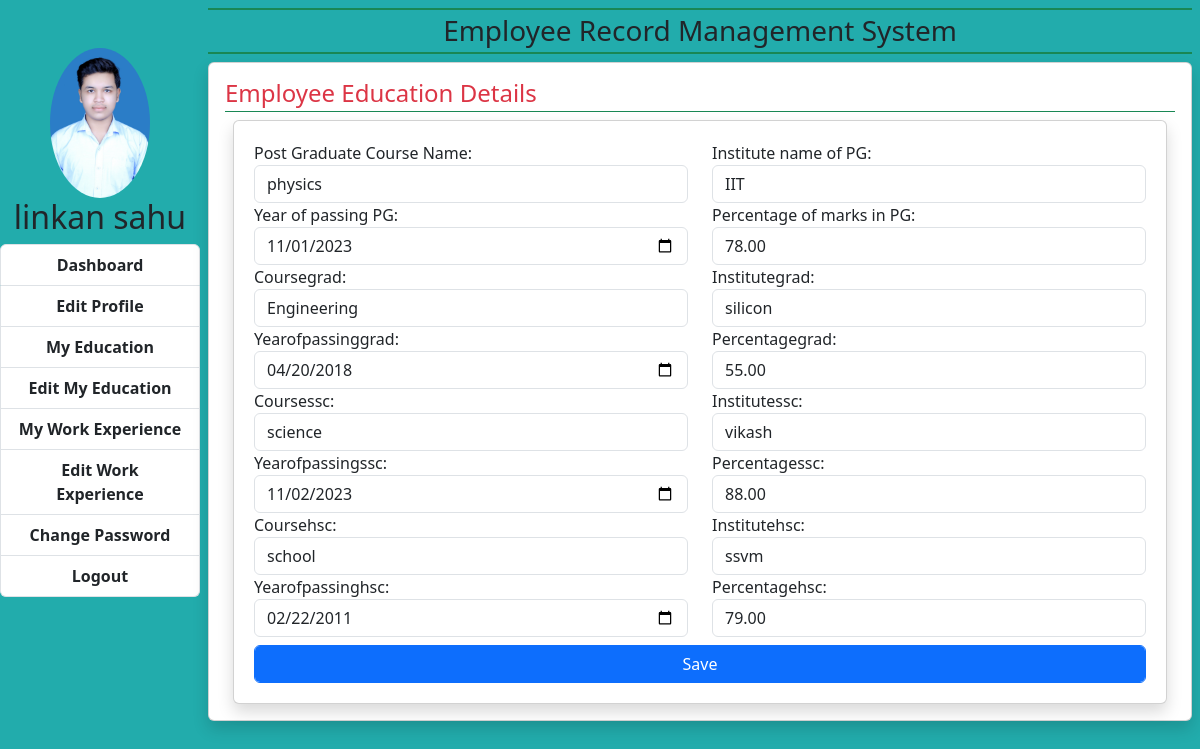
The app's page /employee/education/ (signed in) with its own data.
### employee/models.py (models this page shows, shortened)
class EmployeeEducationDetail(models.Model):
    user=models.OneToOneField(User,on_delete=models.CASCADE)
    coursepg=models.CharField(max_length=100,null=True)
    institutepg=models.CharField(max_length=200,null=True)
    yearofpassingpg=models.DateField(null=True)
    percentagepg=models.DecimalField(max_digits=5,decimal_places=2,null=True)
    coursegrad=models.CharField(max_length=100,null=True)
    institutegrad=models.CharField(max_length=200,null=True)
    yearofpassinggrad=models.DateField(null=True)
    percentagegrad=models.DecimalField(max_digits=5,decimal_places=2,null=True)
    coursessc=models.CharField(max_length=100,null=True)
    institutessc=models.CharField(max_length=200,null=True)
    yearofpassingssc=models.DateField(null=True)
    percentagessc=models.DecimalField(max_digits=5,decimal_places=2,null=True)
    coursehsc=models.CharField(max_length=100,null=True)
    institutehsc=models.CharField(max_length=200,null=True)
    yearofpassinghsc=models.DateField(null=True)
    percentagehsc=models.DecimalField(max_digits=5,decimal_places=2,null=True)

### employee/views.py (the view)
# urls.py: path("education/",views.edit_employee_education_view,name="education"),
def edit_employee_education_view(request):
    if request.user.is_authenticated:
        user=EmployeeEducationDetail.objects.get(user=request.user)
        if request.method=='POST':
            fm=EmployeeEducationForm(request.POST,instance=user)
            if fm.is_valid():
                fm.save()
                messages.success(request,f"Education details updated successfully !")
            else:
                messages.error(request,f"please check some errors present ")
        else:
            fm=EmployeeEducationForm(instance=user)
        return render(request,"employee/emp_education.html",{'form':fm})
    else:
        return HttpResponseRedirect("/accounts/login/")

### employee/templates/employee/emp_education.html (shortened to what this page needs)
{% extends "core/base2.html" %}
{% block main %}
<h4 class="border-bottom border-success text-danger pb-1">Employee Education Details</h4>
<div class="card shadow p-1 mx-2 mt-0">
    <div class="card-body">
            <form action="" method="post" novalidate>
                <div class="row">
                    {% for field in form %}
                        <div class="col-sm-6">
                            {{field.label_tag}} <small class="errors">{{field.errors | striptags}}</small>
                            {{field}}
                        </div>
                    {% endfor %}
                </div>
                <input type="submit" value="Save" class="btn btn-primary mt-2 form-control">
            </form>
        </div>
    </div>
</div>
{% endblock main %}

### core/templates/core/base2.html (shortened to what this page needs)
<!DOCTYPE html>
{% load static %}
<html lang="en">
<head>
    {% block corecss %}
        <link rel="stylesheet" href="{% static 'core/css/bootstrap.css' %}">
        <link rel="stylesheet" href="{% static 'core/css/bootstrap.min.css' %}">
        <link rel="stylesheet" href="{% static 'core/css/core.css' %}">
    {% endblock corecss %}
</head>
<body>
    <div class="container-fluid">
        <div class="row">
            <div class="col-sm-2 p-0">
                <div class="text-center">
                    <img class="img-fluid mt-5 rounded-circle" src="{% static 'accounts/images/IMG_4616_compressed.jpg' %}" alt="image" width="100px" height="100px">
                    <h2>{{request.user.first_name}} {{request.user.last_name}}</h2>
                </div>
                <div class="list-group text-center">
                    <a href="" class="fw-bold list-group-item text-decoration-none list-group-item-action">Dashboard</a>
                    <a href="{% url 'profile' %}" class="fw-bold list-group-item text-decoration-none list-group-item-action">Edit Profile</a>
                    <a href="{% url 'showeducation' %}" class="fw-bold list-group-item text-decoration-none list-group-item-action">My Education</a>
                    <a href="{% url 'education' %}" class="fw-bold list-group-item text-decoration-none list-group-item-action">Edit My Education</a>
                    <a href="" class="fw-bold list-group-item text-decoration-none list-group-item-action">My Work Experience</a>
                    <a href="{% url 'experience' %}" class="fw-bold list-group-item text-decoration-none list-group-item-action">Edit Work Experience</a>
                    <a href="{% url 'changepass' %}" class="fw-bold list-group-item text-decoration-none list-group-item-action">Change Password</a>
                    <a href="{% url 'logout' %}" class="fw-bold list-group-item text-decoration-none list-group-item-action">Logout</a>
                </div>
            </div>
            <div class="col-sm-10 p-0">
                <div class="container-fluid p-2">
                    <h3 class="text-center border-bottom border-success border-2 border-top p-1">Employee Record Management System</h3>
                    <div class="card empcard shadow">
                        <div class="card-body">
                            {% block main %}
                            {% endblock main %}
                        </div>
                    </div>
                </div>
            </div>
        </div>
</body>
</html>

### core/static/core/css/core.css (style rules this page uses)
html,body { height: 100%; background-color: rgb(34, 172, 172); }
.empcard { min-height: 80vh; }
.container-fluid { min-height: 100%; }
label { font-weight: 500; }

### records on screen
EmployeeEducationDetail: form "physics" "IIT" "11/01/2023" "78.00" "Engineering" "silicon" "04/20/2018" "55.00" "science" "vikash" "11/02/2023" "88.00" "school" "ssvm" "02/22/2011" "79.00"

### other values on screen
{{ request.user.first_name }} "linkan"
{{ request.user.last_name }} "sahu"
{{ field.label_tag }} "Post Graduate Course Name:" "Institute name of PG:" "Year of passing PG:" "Percentage of marks in PG:" "Coursegrad:" "Institutegrad:" "Yearofpassinggrad:" "Percentagegrad:" "Coursessc:" "Institutessc:" "Yearofpassingssc:" "Percentagessc:" "Coursehsc:" "Institutehsc:" "Yearofpassinghsc:" "Percentagehsc:"
